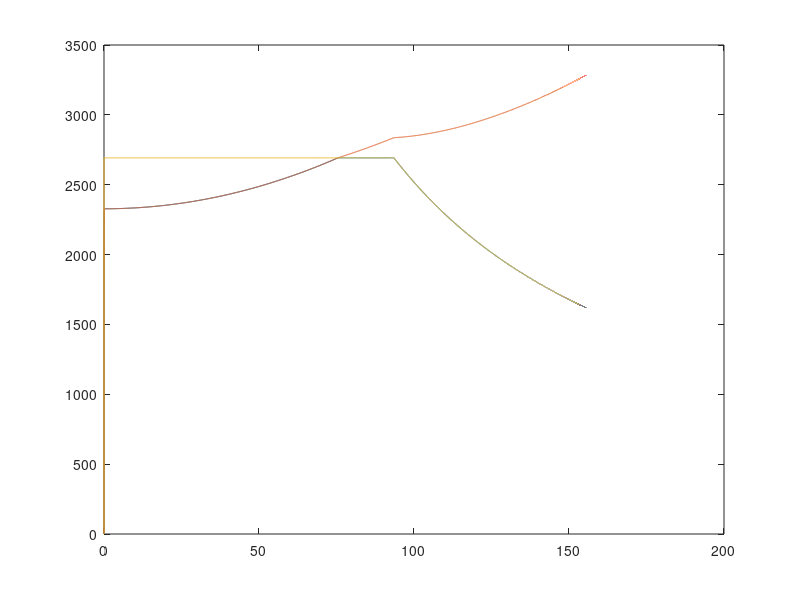
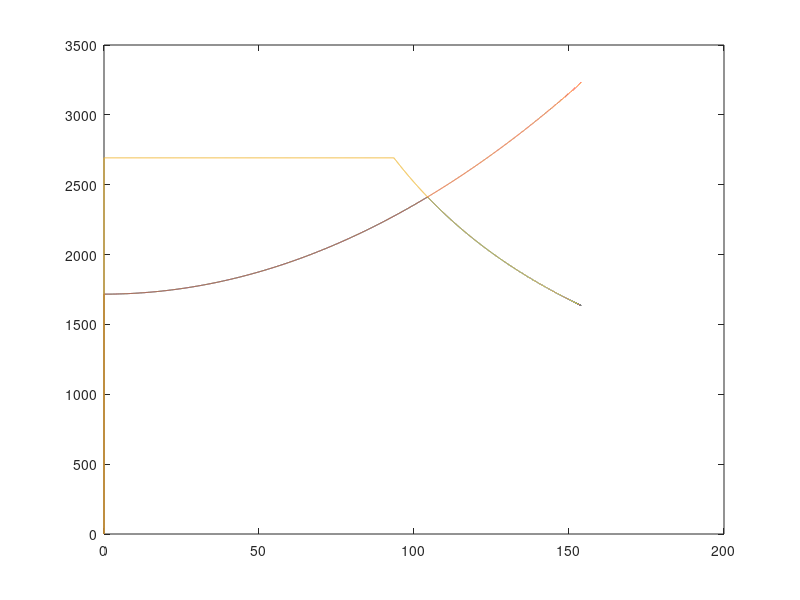

Reproduce these figures in MATLAB, in order.
clear;

sim.dt = 0.001;
sim.len = 10;
param.g = 9.81;
param.air_p = 1.15; %in lincoln

report.name_a = 'Car mass';
report.data_a = 250;%[200,220,240,260,280,300,320,340];
report.name_b = 'COF longitude';
report.data_b = 1.4;%[1.2,1.3,1.4,1.5,1.6,1.7,1.8];
report.name_c = 'Max torque';
report.data_c = 700;%[400,450,500,550,600,650,700,750,800];

report.table = zeros(length(report.data_a)*length(report.data_b)*length(report.data_c),5);
report.output_log = zeros(length(report.data_a)*length(report.data_b)*length(report.data_c),(sim.len/sim.dt));

for a = 1:length(report.data_a)
    for b = 1:length(report.data_b)
        for c = 1:length(report.data_c)
            
            car.m = report.data_a(a); %250
            car.cg = 0.3;
            car.wb = 1.6;
            car.swd = 0.5; %higher is more rearward
            car.u_long = report.data_b(b); %1.4
            car.u_lat = 1.5;
            car.r_tire = 0.26;
            car.n_mechanical = 0.95;
            car.n_electrical = 0.92;
            car.p_max = 80000*car.n_mechanical*car.n_electrical;
            car.t_max = report.data_c(c);
            car.a_f = 1.1;
            car.c_df = 1.87;
            car.c_d = 1.3;
            car.cp = 0.5;

            report.index = c+length(report.data_c)*(b-1)+length(report.data_c)*length(report.data_b)*(a-1);
            report.table(report.index,1) = report.data_a(a);
            report.table(report.index,2) = report.data_b(b);
            report.table(report.index,3) = report.data_c(c);
            
            %[acceleration, velocity, displacment]
            %point mass
            sim.state_p_i = [0;0;0];
            sim.state_p = zeros(length(sim.state_p_i),(sim.len/sim.dt));
            sim.state_p(:,1) = sim.state_p_i;
            %bicycle model
            sim.state_b_i = [0;0;0];
            sim.state_b = zeros(length(sim.state_b_i),(sim.len/sim.dt));
            sim.state_b(:,1) = sim.state_b_i;

            for i = 2:(sim.len/sim.dt);

                calc.f_down_b  = (0.5*param.air_p*car.a_f*car.c_df*sim.state_b(2,i-1)^2);
                calc.f_drag_b  = (0.5*param.air_p*car.a_f*car.c_d *sim.state_b(2,i-1)^2);
                calc.f_down_p  = (0.5*param.air_p*car.a_f*car.c_df*sim.state_p(2,i-1)^2);
                calc.f_drag_p  = (0.5*param.air_p*car.a_f*car.c_d *sim.state_p(2,i-1)^2);

                calc.wt = car.m*sim.state_b(1,i-1)*car.cg/car.wb;
                calc.f_frict_f = car.u_long*(param.g*car.m*(1-car.swd)+calc.f_down_b*(1-car.cp)-calc.wt);
                calc.f_frict_r = car.u_long*(param.g*car.m*(car.swd)+calc.f_down_b*(car.cp)+calc.wt);
                calc.f_frict   = car.u_long*(param.g*car.m+calc.f_down_p);
                
                calc.f_motor_b = min(car.t_max/car.r_tire, car.p_max/sim.state_b(2,i-1));
                calc.f_motor_p = min(car.t_max/car.r_tire, car.p_max/sim.state_p(2,i-1));
                
                calc.f_cp_f = min(calc.f_frict_f);
                calc.f_cp_r = min(calc.f_frict_r,calc.f_motor_b);
                calc.f_cp   = min(calc.f_frict/2,calc.f_motor_p);

                sim.state_b(1,i) = (calc.f_cp_r-calc.f_drag_b)/car.m;
                sim.state_b(2,i) = sim.state_b(2,i-1) + sim.state_b(1,i-1)*sim.dt;
                sim.state_b(3,i) = sim.state_b(3,i-1) + sim.state_b(2,i-1)*sim.dt;
                
                sim.state_p(1,i) = (calc.f_cp-calc.f_drag_p)/car.m;
                sim.state_p(2,i) = sim.state_p(2,i-1) + sim.state_p(1,i-1)*sim.dt;
                sim.state_p(3,i) = sim.state_p(3,i-1) + sim.state_p(2,i-1)*sim.dt;

                report.force_output_b(report.index,i) = calc.f_cp_r;
                report.force_output_p(report.index,i) = calc.f_cp;
                
                report.traction_limit_b(report.index,i) = calc.f_frict_r;
                report.traction_limit_p(report.index,i) = calc.f_frict/2;
                
                report.motor_power_b(report.index,i) = calc.f_motor_b;
                report.motor_power_p(report.index,i) = calc.f_motor_p;
            end

            for i = 1:(sim.len/sim.dt)
                if sim.state_p(3,i) >= 75
                    report.table(report.index,4) = i/1000;
                    break
                end
            end
            for i = 1:(sim.len/sim.dt)
                if sim.state_b(3,i) >= 75
                    report.table(report.index,5) = i/1000;
                    break
                end
            end
            
        end
    end
end
figure('name','Bicycle Model');
plot(sim.state_b(2,:)*3.6,report.force_output_b(1,:), sim.state_b(2,:)*3.6,report.traction_limit_b(1,:), sim.state_b(2,:)*3.6,report.motor_power_b(1,:));
figure('name','Point Mass Model');
plot(sim.state_p(2,:)*3.6,report.force_output_p(1,:), sim.state_p(2,:)*3.6,report.traction_limit_p(1,:), sim.state_p(2,:)*3.6,report.motor_power_p(1,:));



